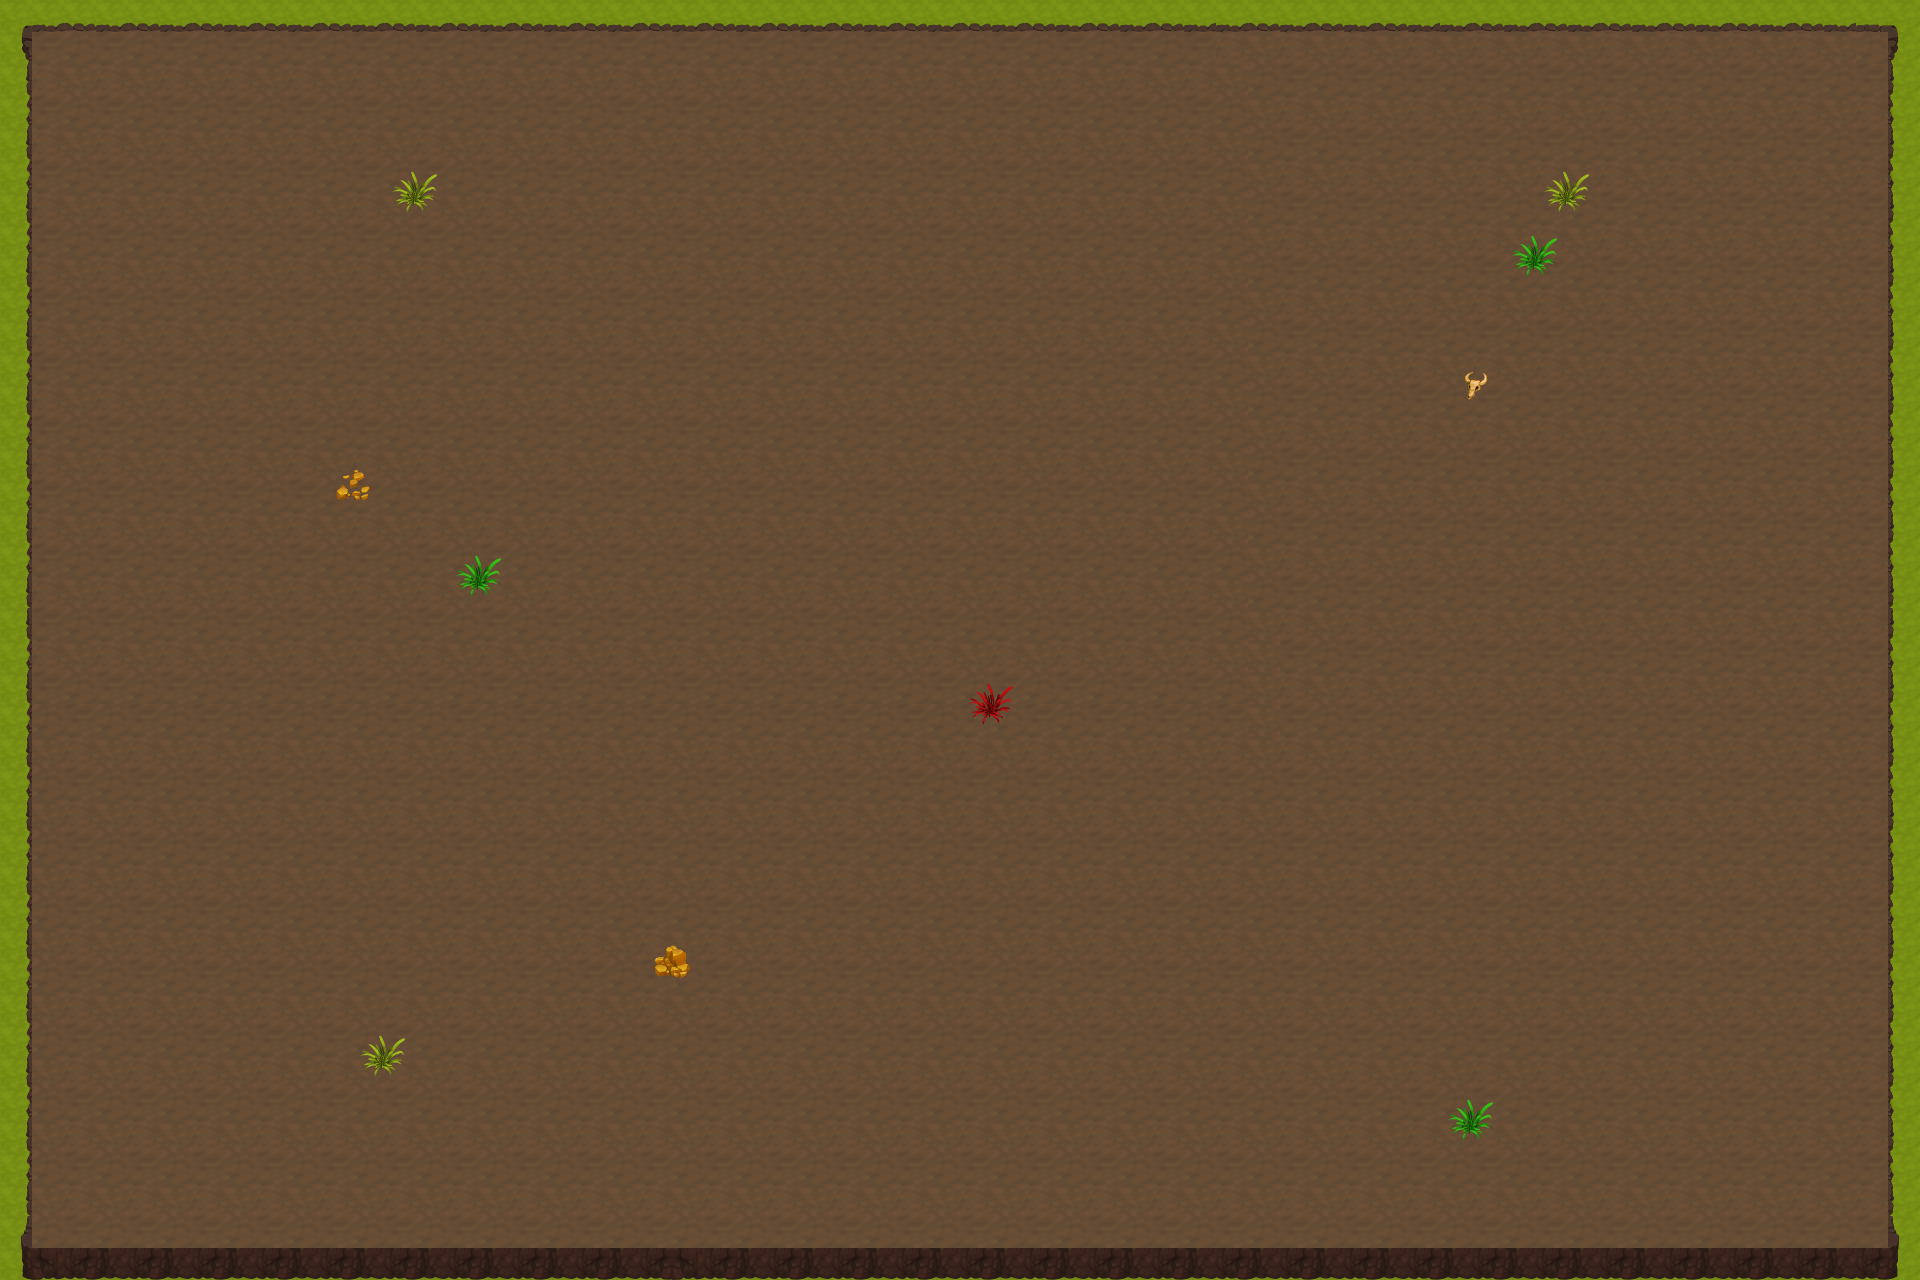

Rendered tile map (Tiled .tmx) drawn with the repository's tilesets; below, a short description and the map source with its tile grids summarised:
An orthogonal 60x40 tile map with 32x32 px tiles, 4 tile layers (BG, TERRAIN, PROPS, COLLIDERS) and 3 objects.

<map version="1.10" tiledversion="1.12.2" orientation="orthogonal" renderorder="right-down" width="60" height="40" tilewidth="32" tileheight="32" infinite="0" nextlayerid="11" nextobjectid="4">
 <editorsettings>
  <export target="../assets/levels/level0/map_level0.json" format="json" />
 </editorsettings>
 <tileset firstgid="1" name="desert_32x32" tilewidth="32" tileheight="32" tilecount="256" columns="16">
  <image source="desert_32x32.png" width="512" height="512" />
 </tileset>
 <layer id="4" name="BG" width="60" height="40">
  <properties>
   <property name="static" type="bool" value="true" />
  </properties>
  <data>[2400 cells, 196 non-empty, 1 distinct tile ids]</data>
 </layer>
 <layer id="1" name="TERRAIN" width="60" height="40">
  <properties>
   <property name="static" type="bool" value="true" />
  </properties>
  <data>[2400 cells, 2400 non-empty, 22 distinct tile ids]</data>
 </layer>
 <layer id="10" name="PROPS" width="60" height="40">
  <properties>
   <property name="static" type="bool" value="true" />
  </properties>
  <data>[2400 cells, 40 non-empty, 24 distinct tile ids]</data>
 </layer>
 <layer id="6" name="COLLIDERS" width="60" height="40">
  <properties>
   <property name="collides" type="bool" value="true" />
  </properties>
  <data>[2400 cells, 7 non-empty, 5 distinct tile ids]</data>
 </layer>
 <objectgroup id="7" name="TRIGGERS">
  <object id="1" x="516" y="170" width="132" height="106" />
  <object id="2" x="1056" y="400" />
  <object id="3" x="620" y="238">
   <properties>
    <property name="action" value="some" />
    <property name="params" value="value" />
   </properties>
  </object>
 </objectgroup>
</map>
